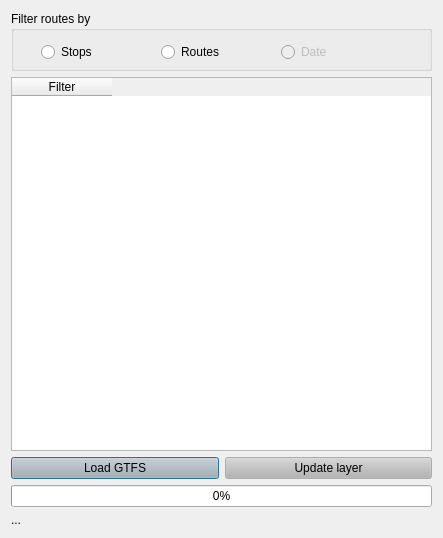
<?xml version="1.0" encoding="UTF-8"?>
<ui version="4.0">
 <class>data_viewer</class>
 <widget class="QDialog" name="data_viewer">
  <property name="windowModality">
   <enum>Qt::NonModal</enum>
  </property>
  <property name="geometry">
   <rect>
    <x>0</x>
    <y>0</y>
    <width>443</width>
    <height>538</height>
   </rect>
  </property>
  <property name="minimumSize">
   <size>
    <width>400</width>
    <height>507</height>
   </size>
  </property>
  <property name="maximumSize">
   <size>
    <width>6000</width>
    <height>3000</height>
   </size>
  </property>
  <property name="font">
   <font>
    <pointsize>9</pointsize>
   </font>
  </property>
  <property name="windowTitle">
   <string>AequilibraE  -  GTFS viewer</string>
  </property>
  <property name="windowIcon">
   <iconset>
    <normaloff>../../../../../../matrix_procedures/icon.png</normaloff>../../../../../../matrix_procedures/icon.png</iconset>
  </property>
  <property name="modal">
   <bool>false</bool>
  </property>
  <layout class="QGridLayout" name="gridLayout">
   <item row="1" column="0" colspan="2">
    <widget class="QTableWidget" name="table_cores">
     <property name="minimumSize">
      <size>
       <width>382</width>
       <height>0</height>
      </size>
     </property>
     <column>
      <property name="text">
       <string>Filter</string>
      </property>
     </column>
    </widget>
   </item>
   <item row="0" column="0" colspan="2">
    <widget class="QGroupBox" name="groupBox">
     <property name="minimumSize">
      <size>
       <width>382</width>
       <height>60</height>
      </size>
     </property>
     <property name="title">
      <string>Filter routes by</string>
     </property>
     <widget class="QRadioButton" name="rdo_stops">
      <property name="geometry">
       <rect>
        <x>30</x>
        <y>30</y>
        <width>102</width>
        <height>22</height>
       </rect>
      </property>
      <property name="text">
       <string>Stops</string>
      </property>
     </widget>
     <widget class="QRadioButton" name="rdo_routes">
      <property name="geometry">
       <rect>
        <x>150</x>
        <y>30</y>
        <width>102</width>
        <height>22</height>
       </rect>
      </property>
      <property name="text">
       <string>Routes</string>
      </property>
     </widget>
     <widget class="QRadioButton" name="rdo_date">
      <property name="enabled">
       <bool>false</bool>
      </property>
      <property name="geometry">
       <rect>
        <x>270</x>
        <y>30</y>
        <width>102</width>
        <height>22</height>
       </rect>
      </property>
      <property name="text">
       <string>Date</string>
      </property>
     </widget>
    </widget>
   </item>
   <item row="2" column="0">
    <widget class="QPushButton" name="but_load">
     <property name="palette">
      <palette>
       <active>
        <colorrole role="Button">
         <brush brushstyle="SolidPattern">
          <color alpha="255">
           <red>180</red>
           <green>180</green>
           <blue>180</blue>
          </color>
         </brush>
        </colorrole>
       </active>
       <inactive>
        <colorrole role="Button">
         <brush brushstyle="SolidPattern">
          <color alpha="255">
           <red>180</red>
           <green>180</green>
           <blue>180</blue>
          </color>
         </brush>
        </colorrole>
       </inactive>
       <disabled>
        <colorrole role="Button">
         <brush brushstyle="SolidPattern">
          <color alpha="255">
           <red>180</red>
           <green>180</green>
           <blue>180</blue>
          </color>
         </brush>
        </colorrole>
       </disabled>
      </palette>
     </property>
     <property name="layoutDirection">
      <enum>Qt::LeftToRight</enum>
     </property>
     <property name="text">
      <string>Load GTFS</string>
     </property>
    </widget>
   </item>
   <item row="2" column="1">
    <widget class="QPushButton" name="but_update">
     <property name="palette">
      <palette>
       <active>
        <colorrole role="Button">
         <brush brushstyle="SolidPattern">
          <color alpha="255">
           <red>180</red>
           <green>180</green>
           <blue>180</blue>
          </color>
         </brush>
        </colorrole>
       </active>
       <inactive>
        <colorrole role="Button">
         <brush brushstyle="SolidPattern">
          <color alpha="255">
           <red>180</red>
           <green>180</green>
           <blue>180</blue>
          </color>
         </brush>
        </colorrole>
       </inactive>
       <disabled>
        <colorrole role="Button">
         <brush brushstyle="SolidPattern">
          <color alpha="255">
           <red>180</red>
           <green>180</green>
           <blue>180</blue>
          </color>
         </brush>
        </colorrole>
       </disabled>
      </palette>
     </property>
     <property name="layoutDirection">
      <enum>Qt::LeftToRight</enum>
     </property>
     <property name="text">
      <string>Update layer</string>
     </property>
    </widget>
   </item>
   <item row="4" column="0" colspan="2">
    <widget class="QProgressBar" name="progressbar">
     <property name="enabled">
      <bool>true</bool>
     </property>
     <property name="palette">
      <palette>
       <active>
        <colorrole role="Highlight">
         <brush brushstyle="SolidPattern">
          <color alpha="255">
           <red>0</red>
           <green>170</green>
           <blue>0</blue>
          </color>
         </brush>
        </colorrole>
       </active>
       <inactive>
        <colorrole role="Highlight">
         <brush brushstyle="SolidPattern">
          <color alpha="255">
           <red>240</red>
           <green>240</green>
           <blue>240</blue>
          </color>
         </brush>
        </colorrole>
       </inactive>
       <disabled>
        <colorrole role="Highlight">
         <brush brushstyle="SolidPattern">
          <color alpha="255">
           <red>51</red>
           <green>153</green>
           <blue>255</blue>
          </color>
         </brush>
        </colorrole>
       </disabled>
      </palette>
     </property>
     <property name="value">
      <number>0</number>
     </property>
     <property name="textVisible">
      <bool>true</bool>
     </property>
    </widget>
   </item>
   <item row="5" column="0" colspan="2">
    <widget class="QLabel" name="progress_label">
     <property name="font">
      <font>
       <pointsize>9</pointsize>
      </font>
     </property>
     <property name="text">
      <string>...</string>
     </property>
    </widget>
   </item>
  </layout>
 </widget>
 <resources/>
 <connections/>
</ui>
